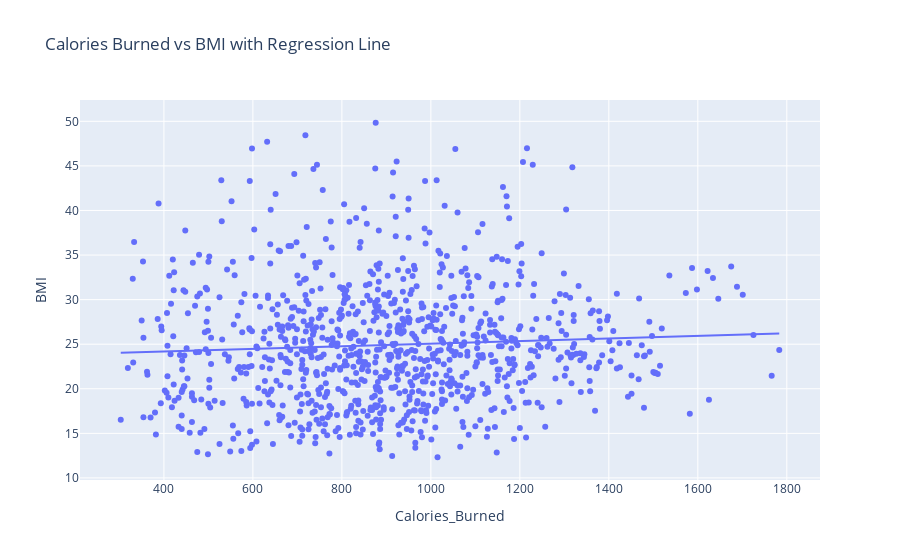

The notebook cell this image was saved under:
### Code cell
fig6 = px.scatter(df, x='Calories_Burned', y='BMI', trendline='ols', 
                 title='Calories Burned vs BMI with Regression Line')
fig6.show()

### Figure 1 — Plotly figure (JSON) as saved in the notebook; plotly's stock layout.template omitted (floating-point values rounded to 4 significant figures; data arrays with more than 128 entries replaced by an {"elided": "..."} marker saying what was removed)
{"data": [{"hovertemplate": "Calories_Burned=%{x}<br>BMI=%{y}<extra></extra>", "legendgroup": "", "marker": {"color": "#636efa", "symbol": "circle"}, "mode": "markers", "name": "", "orientation": "v", "showlegend": false, "type": "scatter", "x": {"elided": "973 int values"}, "xaxis": "x", "y": {"elided": "973 float values"}, "yaxis": "y"}, {"hovertemplate": "<b>OLS trendline</b><br>BMI = 0.00146001 * Calories_Burned + 23.5902<br>R<sup>2</sup>=0.003571<br><br>Calories_Burned=%{x}<br>BMI=%{y} <b>(trend)</b><extra></extra>", "legendgroup": "", "marker": {"color": "#636efa", "symbol": "circle"}, "mode": "lines", "name": "", "showlegend": false, "type": "scatter", "x": {"elided": "973 int values"}, "xaxis": "x", "y": {"elided": "973 float values"}, "yaxis": "y"}], "layout": {"autosize": true, "legend": {"tracegroupgap": 0}, "title": {"text": "Calories Burned vs BMI with Regression Line"}, "xaxis": {"anchor": "y", "autorange": true, "domain": [0, 1], "range": [210.3, 1876.0], "title": {"text": "Calories_Burned"}, "type": "linear"}, "yaxis": {"anchor": "x", "autorange": true, "domain": [0, 1], "range": [9.224, 52.94], "title": {"text": "BMI"}, "type": "linear"}}}
